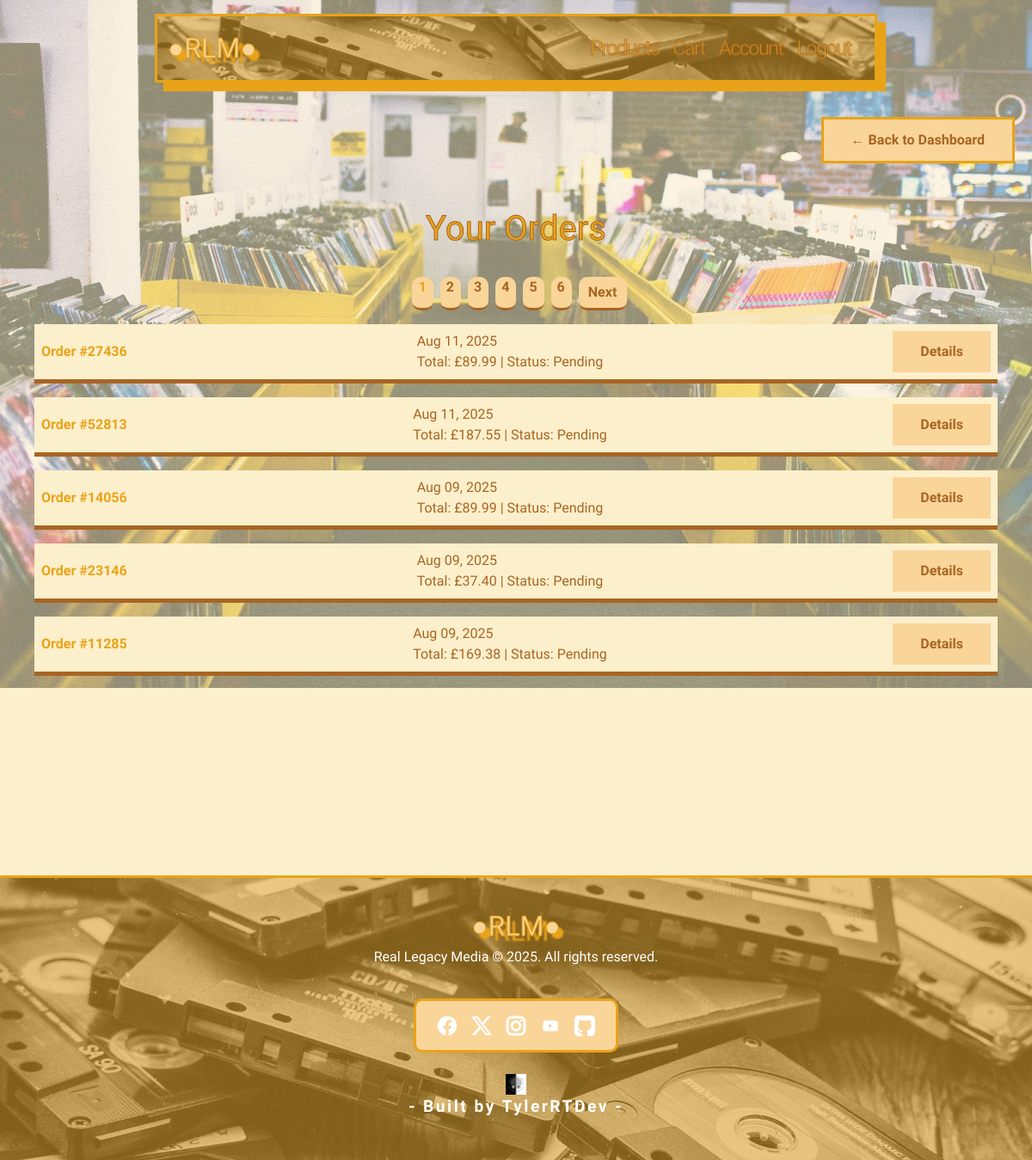
The page /accounts/orders/ (signed in) on the database as committed earlier.
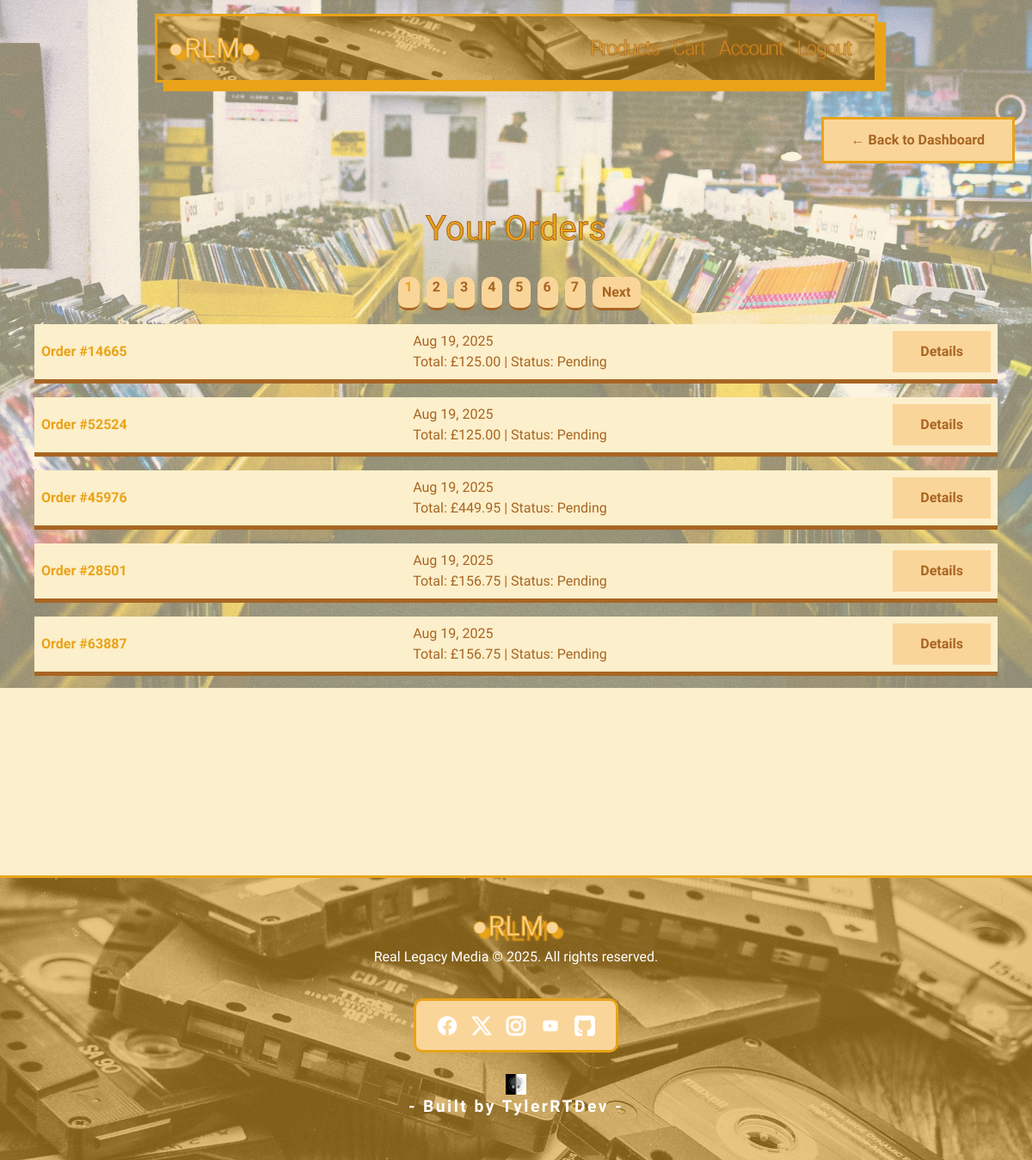
The same page on the database as committed later.
### checkout/models.py (models this page shows, shortened)
class CheckoutOrder(models.Model):
    STATUS_CHOICES = [
        ('pending', 'Pending'),
        ('shipped', 'Shipped'),
        ('delivered', 'Delivered'),
    ]
    user = models.ForeignKey(User, on_delete=models.CASCADE, null=True, blank=True)
    order_session = models.CharField(max_length=255, unique=True, blank=True, null=True)
    order_number = models.CharField(max_length=5, unique=True, blank=True, null=True)
    guest_email = models.EmailField(blank=True, null=True)
    city = models.CharField(max_length=50, null=True, blank=True)
    postcode = models.CharField(max_length=20, null=True, blank=True)
    total_amount = models.DecimalField(max_digits=10, decimal_places=2)
    status = models.CharField(max_length=20, choices=STATUS_CHOICES, default='pending')
    created_at = models.DateTimeField(auto_now_add=True)
    full_name = models.CharField(max_length=100, null=True, blank=True)
    shipping_address = models.TextField(null=True, blank=True)
    shipping_city = models.CharField(max_length=50, null=True, blank=True)
    shipping_postcode = models.CharField(max_length=20, null=True, blank=True)
    billing_address = models.TextField(null=True, blank=True)
    billing_city = models.CharField(max_length=20,null=True, blank=True)
    billing_postcode = models.CharField(max_length=20,null=True, blank=True)

### accounts/views.py (the view)
# urls.py: path('orders/', views.order_history_view, name='order_history'),
@login_required
def order_history_view(request):
    orders = CheckoutOrder.objects.filter(user=request.user).order_by('-created_at')
    paginator = Paginator(orders, 5)  # Show 5 orders per page
    page_number = request.GET.get('page')
    page_obj = paginator.get_page(page_number)
    return render(request, 'accounts/order_history.html', {
        'orders': orders,
        'page_obj': page_obj
    })

### templates/accounts/order_history.html (shortened to what this page needs)
{% extends 'base.html' %}
{% block content %}
    <div class="back-button d-flex justify-content-end mb-1">
        <a href="{% url 'accounts:profile' %}" class="back-btn-retro">
        <span> ←</span> Back to Dashboard
        </a>
    </div>
    <div class="order-history container py-5">
        <div class="account-orders-title">
            <h1>Your Orders</h1>
        </div>
        <div class="text-center">
            <nav aria-label="Order pagination">
                <ul class="pagination justify-content-center">
                {% for num in page_obj.paginator.page_range %}
                    <li class="page-item {% if page_obj.number == num %}active{% endif %}">
                    <a class="page-link page-num" href="?page={{ num }}">{{ num }}</a>
                    </li>
                {% endfor %}
                {% if page_obj.has_next %}
                    <li class="page-item">
                    <a class="page-link" href="?page={{ page_obj.next_page_number }}">Next</a>
                    </li>
                {% endif %}
                </ul>
            </nav>
        </div>
        {% if page_obj.object_list %}
            <ul class="list-group">
                {% for order in page_obj.object_list %}
                <li class="list-group-item p-2">
                        <div class="d-flex justify-content-end justify-content-between align-items-center">
                    <strong>Order #{{ order.order_number }}</strong>{{ order.created_at|date:"M d, Y" }}
                    <br>
                    Total: £{{ order.total_amount }} | Status: {{ order.status|capfirst }}
                        <a href="{% url 'accounts:order_detail' order.id %}" class="btn-retro">Details</a>
                    </div>
                </li>
                {% endfor %}
            </ul>
        {% else %}
            <div class="no-orders-text-container d-flex justify-content-center align-items-center flex-column">
                <img src="/static/images/icons/empty-cart.png" alt="Empty order">
                <h5 class="no-orders-text text-center">No orders yet...</h5>
            </div>
        {% endif %}
    </div>
{% endblock %}

Rows that differ between the two databases and show on the page:
no longer on this page (row unchanged): CheckoutOrder: order_number "27436", created_at "Aug 11, 2025", total_amount "89.99", status "Pending"
no longer on this page (row unchanged): CheckoutOrder: order_number "52813", created_at "Aug 11, 2025", total_amount "187.55", status "Pending"
no longer on this page (row unchanged): CheckoutOrder: order_number "14056", created_at "Aug 09, 2025", total_amount "89.99", status "Pending"
no longer on this page (row unchanged): CheckoutOrder: order_number "23146", created_at "Aug 09, 2025", total_amount "37.40", status "Pending"
no longer on this page (row unchanged): CheckoutOrder: order_number "11285", created_at "Aug 09, 2025", total_amount "169.38", status "Pending"
added CheckoutOrder: order_number "14665", created_at "Aug 19, 2025", total_amount "125.00", status "Pending"
added CheckoutOrder: order_number "52524", created_at "Aug 19, 2025", total_amount "125.00", status "Pending"
added CheckoutOrder: order_number "45976", created_at "Aug 19, 2025", total_amount "449.95", status "Pending"
added CheckoutOrder: order_number "28501", created_at "Aug 19, 2025", total_amount "156.75", status "Pending"
added CheckoutOrder: order_number "63887", created_at "Aug 19, 2025", total_amount "156.75", status "Pending"
Other text that changed with them:
new list line: "7"
